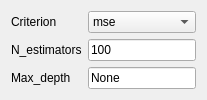
             <widget class="QWidget" name="to_randomforest_regression">
              <layout class="QGridLayout" name="gridLayout_23">
               <item row="0" column="0">
                <widget class="QLabel" name="label_30">
                 <property name="text">
                  <string>Criterion</string>
                 </property>
                </widget>
               </item>
               <item row="0" column="1">
                <widget class="QComboBox" name="comboBox_regression_randomforest_criterion">
                 <item>
                  <property name="text">
                   <string>mse</string>
                  </property>
                 </item>
                 <item>
                  <property name="text">
                   <string>mae</string>
                  </property>
                 </item>
                </widget>
               </item>
               <item row="1" column="0">
                <widget class="QLabel" name="label_25">
                 <property name="text">
                  <string>N_estimators</string>
                 </property>
                </widget>
               </item>
               <item row="1" column="1">
                <widget class="QLineEdit" name="lineEdit_regression_randomforest_estimators">
                 <property name="text">
                  <string>100</string>
                 </property>
                </widget>
               </item>
               <item row="2" column="0">
                <widget class="QLabel" name="label_27">
                 <property name="text">
                  <string>Max_depth</string>
                 </property>
                </widget>
               </item>
               <item row="2" column="1">
                <widget class="QLineEdit" name="lineEdit_regression_randomforest_maxdepth">
                 <property name="text">
                  <string>None</string>
                 </property>
                </widget>
               </item>
              </layout>
             </widget>
